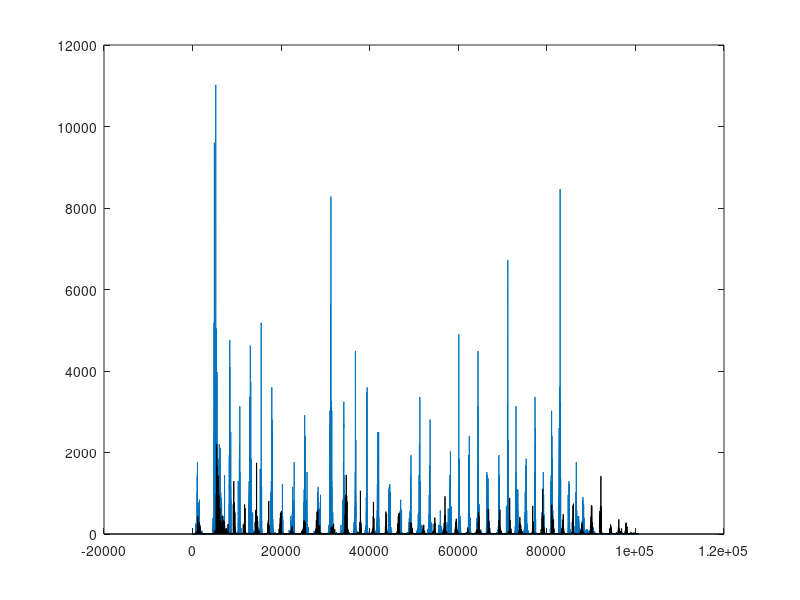

Write the MATLAB code that produced this figure.
clc
close all
clear
format long
load('finger spread data.mat')

dataSize = length(emg1)
totalTime = 5* dataSize
time = linspace(0,totalTime,dataSize);


% Making the intervals - 50 ms 

% Sample frequensy
fs = 200;               %----------------- change sample freq here.


% The periode of the samples 
sPeriode = 1/fs;
% Samples in interval
intervalS = 10;         %----------------- Change interval size

% Interval time in ms
intervalT = sPeriode * intervalS*1000;


sampleCounter = 1;
intervalAmount = ceil(length(emg1)/intervalS);
intervalCounter = 1;
intervalValue = 0;

allIntervals = zeros(1,intervalAmount);

emg1 = emg1.^2;
emg2 = emg2.^2;
emg3 = emg3.^2;
emg4 = emg4.^2;
emg5 = emg5.^2;
emg6 = emg6.^2;
emg7 = emg7.^2;
emg8 = emg8.^2;

%Construckting intevals
for k=1:length(emg1)
    intervalValue =intervalValue + emg1(k);
    sampleCounter = sampleCounter+1;
    
    if(sampleCounter == intervalS)
        
        allIntervals(intervalCounter) = intervalValue/10;
        
        intervalCounter = intervalCounter+1;
        sampleCounter = 1;
        
        intervalValue = 0;
        
    end
    if (intervalCounter == intervalAmount )
        break;
    end
end


%allIntervals

% 


allData = [emg1,emg2,emg3,emg4,emg5,emg6,emg7,emg8];

% Setting the time of the intervals
intervalTime = linspace(0,intervalT*intervalAmount,intervalAmount);
% intervalTime+25;
intervalTime;

figure(1)
plot(time,emg1)%'b-*'

% hold on
% plot(time,emg2)
% hold on
% plot(time,emg3)
% hold on
% plot(time,emg4)
% hold on
% plot(time,emg5)
% hold on
% plot(time,emg6)
% hold on
% plot(time,emg7)
% hold on
% plot(time,emg8)
hold on
x = 0:50:100700;
length(x)

allIntervals(2015) = 0;
y = allIntervals;
length(y)
bar(x,y)
% plot(intervalTime,allIntervals,'-*')
% 
% figure(2)
% plot(timestamp,emg1);
% % soundsc(emg1,850)
% 
% data = spread1;
% 
% b = [];
% time =  data(:,1);
% for k=1:length(time)
%     if isempty(b)
%         b(1) = time(k);
%     else if mod(k,2) == 0
%         b(end+1) = time(k)+1;
%         else
%         b(end+1) = time(k);
%         end
%     end
% %     if((mod(k,2)==0)))
% end
% b = transpose(b);
% 
% offset = b(1);
% time = b - offset;
% 
% emg  = data(:,2);
% %  emg = abs(emg);
% 
% x =[];
% y = [];
% figure(3)
% plot(time,emg)
% % [y,x] = findpeaks(emg,time);
% % 
% % 
% % [y,x] = findpeaks(y,x);
% % 
% % plot(x,y)
% % 
% 


% 